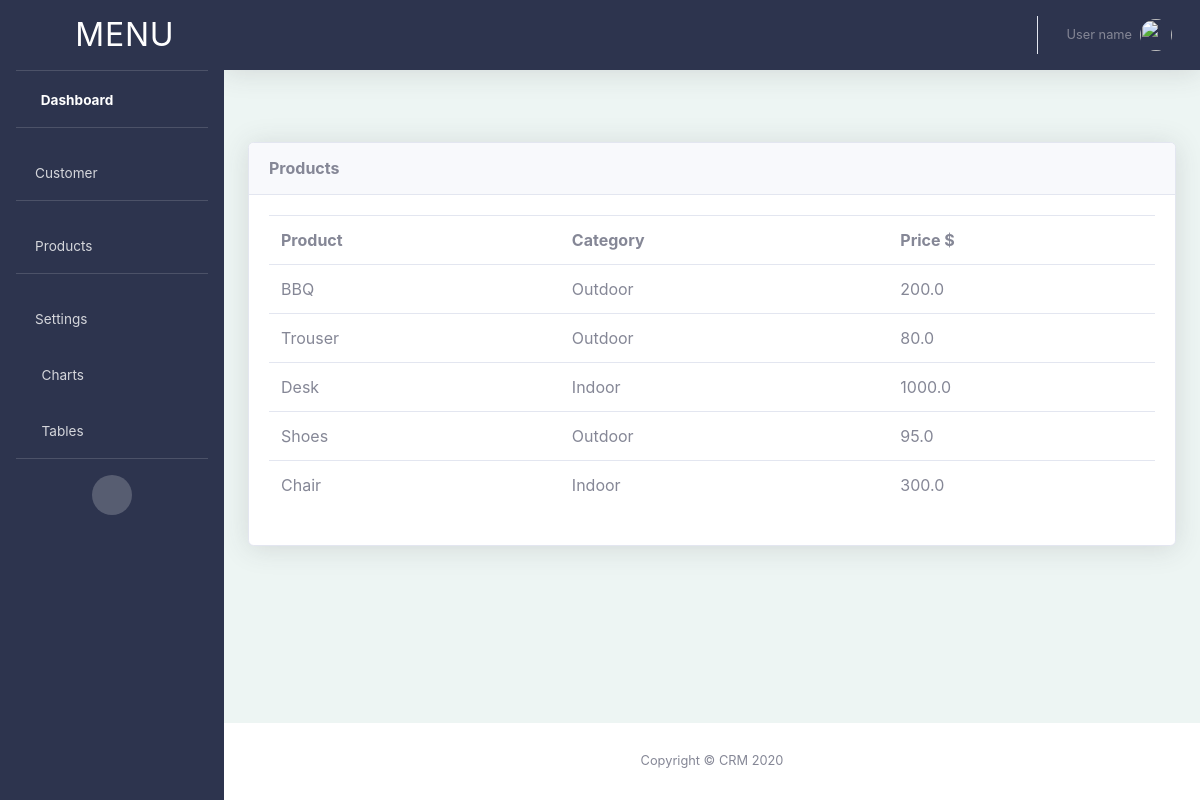
Screenshot of /products/ with the database file from the repository.
### accounts/models.py (models this page shows, shortened)
class Product(models.Model):
    CATEGORY = (
        ('Indoor', 'Indoor'),
        ('Outdoor', 'Outdoor'),
    )
    name = models.CharField(max_length=200, null=True)
    price = models.FloatField(null=True)
    category = models.CharField(max_length=200, null=True, choices=CATEGORY)
    description = models.CharField(max_length=200, null=True, blank=True)
    date_created = models.DateTimeField(auto_now_add=True, null=True)
    tags = models.ManyToManyField(Tag)

### accounts/views.py (the view)
# urls.py: path('products/', views.products, name='products'),
def products(request):
    products = Product.objects.all()
    return render(request, 'accounts/products.html', {'products': products})

### accounts/templates/accounts/products.html
{% extends 'accounts/main.html'  %}
{% block content  %}
<br>
<br>
<div class="container-fluid">
   <div class="row ">
       <div class="col-md">
        <div class="card shadow mb-4">
            <div class="card-header py-3">
              <h6 class="m-0 font-weight-bold">Products</h6>
            </div>
            <div class=" card-body">
              <table class="table">
                <tr>
                    <th>Product</th>
                    <th>Category</th>
                    <th>Price $</th>
                </tr>
                {% for i in products %}
                <tr>
                  <td>{{i.name}}</td>
                  <td>{{i.category}}</td>
                  <td>{{i.price}}</td>
                </tr>
                {% endfor %}
            </table>
            </div>
          </div>
       </div>
   </div>
   </div>
{%  endblock %}

### rows the page displays
Product: name "BBQ", category "Outdoor", price "200.0"
Product: name "Trouser", category "Outdoor", price "80.0"
Product: name "Desk", category "Indoor", price "1000.0"
Product: name "Shoes", category "Outdoor", price "95.0"
Product: name "Chair", category "Indoor", price "300.0"
